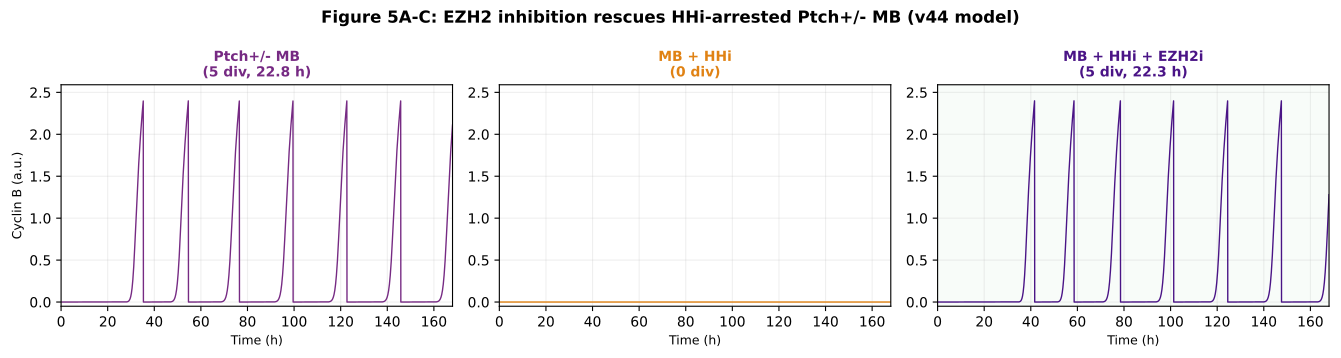

Generate this figure with Python:
"""Figure 5A-C (main text) + Supp Fig 8 I,J  from the v44 model.

Fig 5: predicted cell-cycle oscillations (Cyclin B) in
  (A) Ptch+/- MB                -> sustained cycling
  (B) MB + HHi (vismodegib)     -> arrest
  (C) MB + HHi + EZH2i          -> rescue (cycling restored by CyclinD1 de-repression)
Supp Fig 8 I,J: MB + CDK4/6i (arrest) and MB + CDK4/6i + EZH2i (NO rescue) -- the
  downstream-block control showing EZH2i rescues upstream (HHi) but not downstream (CDK4/6i).

Uses the calibrated parameter set from validate_v44.PARAMS. Real-time minutes -> hours.
Run:  ./venv/bin/python simulations/fig_v44_fig5_rescue.py
"""
import sys, os
sys.path.insert(0, os.path.dirname(os.path.dirname(os.path.abspath(__file__))))
import numpy as np
import matplotlib.pyplot as plt
from simulations.validate_v44 import run, count_divisions, P16_MB, P18_MB, KSYP21_MB

# MB CDK-inhibitor brake (INK4 p16+p18 + CIP/KIP p21/p27), applied to every MB condition below
_MB = dict(p16=P16_MB, p18=P18_MB, ksyp21=KSYP21_MB)

T_END = 10080      # 168 h in minutes
N_PTS = 20160

RESCUE = {
    'Ptch+/- MB':            dict(shh=0.5, ptch1_cn=0.1, gdc=0.0, ezh2i=0.0, mycn_amp=2.8, **_MB),
    'MB + HHi':              dict(shh=0.5, ptch1_cn=0.1, gdc=1.0, ezh2i=0.0, mycn_amp=2.8, **_MB),
    'MB + HHi + EZH2i':      dict(shh=0.5, ptch1_cn=0.1, gdc=1.0, ezh2i=1.0, mycn_amp=2.8, **_MB),
    'MB + CDK4/6i':          dict(shh=0.5, ptch1_cn=0.1, gdc=0.0, ezh2i=0.0, mycn_amp=2.8, cdk46i=True, **_MB),
    'MB + CDK4/6i + EZH2i':  dict(shh=0.5, ptch1_cn=0.1, gdc=0.0, ezh2i=1.0, mycn_amp=2.8, cdk46i=True, **_MB),
}
COLORS = ['#762A83', '#E08214', '#4A1486', '#C2185B', '#D81B60']

sims = {n: run(**kw, t_end=T_END, n_pts=N_PTS) for n, kw in RESCUE.items()}
names = list(RESCUE)
CB_YMAX = max(sims[n]['Cb'].max() for n in names) * 1.08    # shared y-scale (arrest reads as flat 0)

# ---- Fig 5 A-C: the three main-text rescue panels ----
fig, axes = plt.subplots(1, 3, figsize=(13.5, 3.6))
for i, name in enumerate(names[:3]):
    ax = axes[i]; r = sims[name]
    n, _, per = count_divisions(r)
    ax.plot(r['time'] / 60.0, r['Cb'], color=COLORS[i], linewidth=1.0)
    p = f", {np.mean(per):.1f} h" if len(per) else ""
    ax.set_title(f"{name}\n({n} div{p})", fontsize=10, fontweight='bold', color=COLORS[i])
    ax.set_xlabel('Time (h)', fontsize=9)
    ax.set_ylabel('Cyclin B (a.u.)' if i == 0 else '', fontsize=9)
    ax.grid(True, alpha=0.2)
    ax.set_xlim(0, 168); ax.set_ylim(-0.05, CB_YMAX)
    if 'EZH2i' in name:
        ax.patch.set_facecolor('#e8f5e9'); ax.patch.set_alpha(0.3)
fig.suptitle('Figure 5A-C: EZH2 inhibition rescues HHi-arrested Ptch+/- MB (v44 model)',
             fontsize=12, fontweight='bold')
plt.tight_layout()
plt.savefig('simulations/fig_v44_fig5_rescue.png', dpi=200, bbox_inches='tight')
plt.savefig('simulations/fig_v44_fig5_rescue.pdf', bbox_inches='tight')
plt.close()
print("Saved: fig_v44_fig5_rescue.png/pdf")

# ---- Supp Fig 8 I,J: CDK4/6i (no rescue) control ----
fig2, axes2 = plt.subplots(1, 2, figsize=(9, 3.6))
for j, name in enumerate(names[3:]):
    ax = axes2[j]; r = sims[name]
    n, _, per = count_divisions(r)
    ax.plot(r['time'] / 60.0, r['Cb'], color=COLORS[3 + j], linewidth=1.0)
    p = f", {np.mean(per):.1f} h" if len(per) else ""
    ax.set_title(f"{name}\n({n} div{p})", fontsize=10, fontweight='bold', color=COLORS[3 + j])
    ax.set_xlabel('Time (h)', fontsize=9)
    ax.set_ylabel('Cyclin B (a.u.)' if j == 0 else '', fontsize=9)
    ax.grid(True, alpha=0.2); ax.set_xlim(0, 168); ax.set_ylim(-0.05, CB_YMAX)
    ax.patch.set_facecolor('#ffebee'); ax.patch.set_alpha(0.3)
fig2.suptitle('Supp Fig 8 I,J: CDK4/6 inhibition cannot be rescued by EZH2i (v44 model)',
              fontsize=11, fontweight='bold')
plt.tight_layout()
plt.savefig('simulations/fig_v44_cdk46i_norescue.png', dpi=200, bbox_inches='tight')
plt.savefig('simulations/fig_v44_cdk46i_norescue.pdf', bbox_inches='tight')
plt.close()
print("Saved: fig_v44_cdk46i_norescue.png")

print("\nDivision summary:")
for name in names:
    n, _, per = count_divisions(sims[name])
    print(f"  {name:24s}: {n:2d} div" + (f", period {np.mean(per):.1f} h" if len(per) else ", arrest"))
